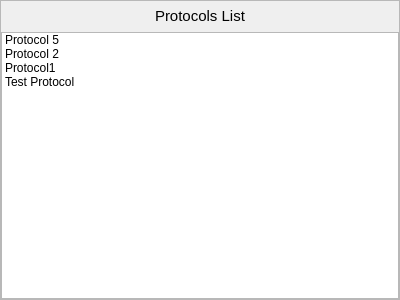
<?xml version="1.0" encoding="UTF-8"?>
<ui version="4.0">
 <class>ProtocolsExplorer</class>
 <widget class="QWidget" name="ProtocolsExplorer">
  <property name="geometry">
   <rect>
    <x>0</x>
    <y>0</y>
    <width>400</width>
    <height>300</height>
   </rect>
  </property>
  <property name="windowTitle">
   <string>Form</string>
  </property>
  <layout class="QGridLayout" name="gridLayout_2">
   <property name="leftMargin">
    <number>0</number>
   </property>
   <property name="topMargin">
    <number>0</number>
   </property>
   <property name="rightMargin">
    <number>0</number>
   </property>
   <property name="bottomMargin">
    <number>0</number>
   </property>
   <property name="spacing">
    <number>0</number>
   </property>
   <item row="0" column="0">
    <widget class="QFrame" name="frame_2">
     <property name="frameShape">
      <enum>QFrame::StyledPanel</enum>
     </property>
     <property name="frameShadow">
      <enum>QFrame::Raised</enum>
     </property>
     <property name="class" stdset="0">
      <string>SidebarFrame</string>
     </property>
     <layout class="QGridLayout" name="gridLayout">
      <property name="leftMargin">
       <number>0</number>
      </property>
      <property name="topMargin">
       <number>5</number>
      </property>
      <property name="rightMargin">
       <number>0</number>
      </property>
      <property name="bottomMargin">
       <number>0</number>
      </property>
      <property name="horizontalSpacing">
       <number>0</number>
      </property>
      <item row="1" column="0">
       <layout class="QHBoxLayout" name="horizontalLayout_2">
        <item>
         <widget class="romeo::view::mainWindow::ListWidget" name="protocolsTable">
          <property name="dragEnabled">
           <bool>true</bool>
          </property>
          <property name="dragDropMode">
           <enum>QAbstractItemView::DragOnly</enum>
          </property>
          <property name="alternatingRowColors">
           <bool>false</bool>
          </property>
          <item>
           <property name="text">
            <string>Protocol 5</string>
           </property>
          </item>
          <item>
           <property name="text">
            <string>Protocol 2</string>
           </property>
          </item>
          <item>
           <property name="text">
            <string>Protocol1</string>
           </property>
          </item>
          <item>
           <property name="text">
            <string>Test Protocol</string>
           </property>
          </item>
         </widget>
        </item>
       </layout>
      </item>
      <item row="0" column="0">
       <layout class="QHBoxLayout" name="horizontalLayout_3">
        <item>
         <spacer name="horizontalSpacer_2">
          <property name="orientation">
           <enum>Qt::Horizontal</enum>
          </property>
          <property name="sizeHint" stdset="0">
           <size>
            <width>40</width>
            <height>20</height>
           </size>
          </property>
         </spacer>
        </item>
        <item>
         <widget class="QLabel" name="label_2">
          <property name="text">
           <string>&lt;html&gt;&lt;head/&gt;&lt;body&gt;&lt;p&gt;&lt;span style=&quot; font-size:11pt;&quot;&gt;Protocols List&lt;/span&gt;&lt;/p&gt;&lt;/body&gt;&lt;/html&gt;</string>
          </property>
         </widget>
        </item>
        <item>
         <spacer name="horizontalSpacer">
          <property name="orientation">
           <enum>Qt::Horizontal</enum>
          </property>
          <property name="sizeHint" stdset="0">
           <size>
            <width>40</width>
            <height>20</height>
           </size>
          </property>
         </spacer>
        </item>
       </layout>
      </item>
     </layout>
    </widget>
   </item>
  </layout>
 </widget>
 <customwidgets>
  <customwidget>
   <class>romeo::view::mainWindow::ListWidget</class>
   <extends>QListWidget</extends>
   <header>src/romeo/view/mainWindow/listwidget.h</header>
  </customwidget>
 </customwidgets>
 <resources/>
 <connections/>
</ui>
